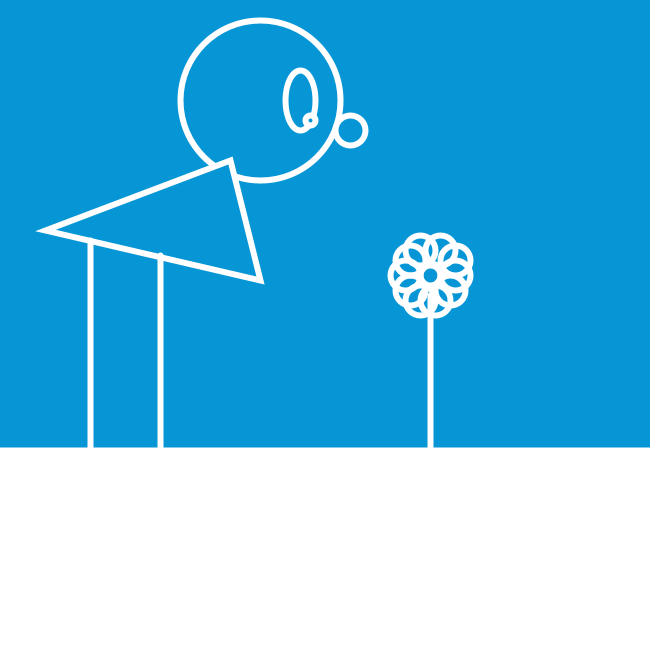
Frame 1 (no input)
Frame 60 (the mouse pressed at the canvas centre just before this capture): identical to frame 1, image omitted
Frame 120 (the mouse held since frame 60 and released just before this capture): identical to frame 1, image omitted

The Processing sketch that drew this single still picture (run headless with seeded random() and noise(); from frame 60 on, the mouse is pressed at the canvas centre):

// Processing sketch: processing_135217
// ── processing_135217.pde

void setup () {
background(6,150,214);
size(650,650);
fill(6,150,214);
stroke(255,255,255);
strokeWeight(6);
ellipse(260,100,160,160);
ellipse(300,100,30,60);
ellipse(310,120,10,10);
ellipse(350,130,30,30);
triangle(260,280,230,160,45,230);
line(90,240,90,450);
line(160,255,160,450);
line(430,295,430,450);
noFill();
ellipse(430,275,20,20);
ellipse(405,275,30,30);
ellipse(410,260,30,30);
ellipse(420,250,30,30);
ellipse(440,250,30,30);
ellipse(455,260,30,30);
ellipse(455,275,30,30);
ellipse(450,290,30,30);
ellipse(435,300,30,30);
ellipse(420,300,30,30);
ellipse(410,290,30,30);
fill(255,255,255);
rect(0,450,650,500);
}
void draw () {
  
  if(mouseY>450){
    strokeWeight(1);
  line (mouseX, mouseY, pmouseX, mouseY-100);
  stroke (4,175,10,200);
  noFill();
  }
}
